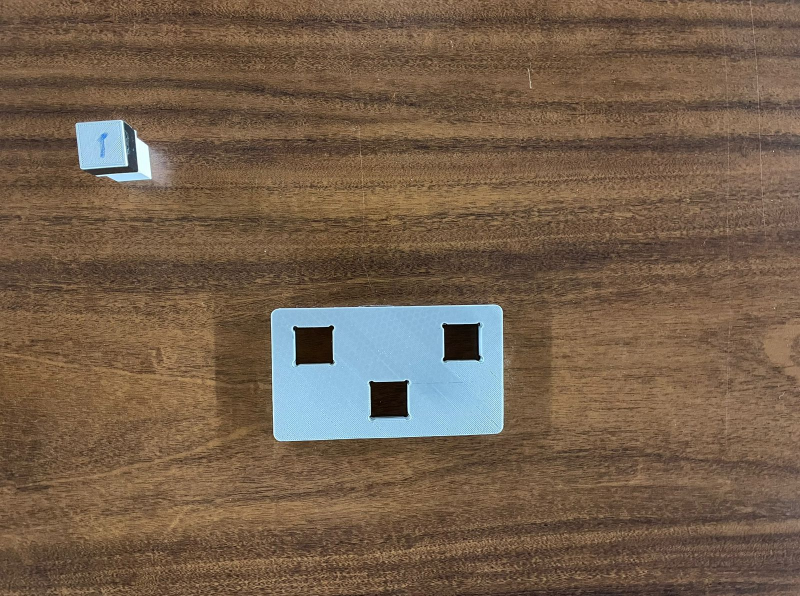
#> input picture Localização de Objetos/Exemplo/bancada1.png, 1600 x 1192 px, found by its file name (shown at 1/2 size)
$ python image-position.py
#> lines starting #> are read from the running program, lines starting #| are printed output that depends on the picture; after the words box and inside, x2 and y2 are one past the last pixel; in counts of white or black regions, pixels touching at a corner belong together
import numpy as np
import cv2

path = 'Localização de Objetos/Exemplo/bancada1.png'

def getElements(image):
    imgHSV = cv2.cvtColor(image, cv2.COLOR_BGR2HSV)
    lower = np.array([32, 0, 0])
    upper = np.array([145, 255, 255])
    mask = cv2.inRange(imgHSV, lower, upper)
    imgResult = cv2.bitwise_and(image, image, mask=mask)
    return imgResult

def showImages(images):
    for image in images:
        cv2.imshow('Image', image)
        cv2.waitKey(0)
        cv2.destroyAllWindows()

def getPosition(image):
    img = image.copy()
    im_bw = cv2.cvtColor(image, cv2.COLOR_RGB2GRAY)
    #blur = cv2.GaussianBlur(im_bw, (5,5), 0)
    #im_bw = cv2.Canny(blur, 10, 90)
    contours, hierarchy = cv2.findContours(im_bw, cv2.RETR_TREE, cv2.CHAIN_APPROX_SIMPLE)
    centers = []
    for c in contours:
        M = cv2.moments(c)
        if M['m00'] != 0:
            cx = int(M['m10']/M['m00'])
            cy = int(M['m01']/M['m00'])
            #if cx < 200 and cy < 200:
            cv2.drawContours(img, [c], -1, (0,255,0), 3)
            cv2.circle(img, (cx, cy), 5, (0,0,255), -1)
            cv2.putText(img, f"{cx, cy}", (cx - 20, cy - 20), cv2.FONT_HERSHEY_SIMPLEX, 0.5, (0,0,255), 2)
            centers.append((cx, cy))
    return img, centers

img = cv2.imread(path)
#> img is the input picture: shape (1192, 1600, 3); mean B, G, R 75.4, 95.3, 116.4
img = cv2.resize(img, (1200, 2000))
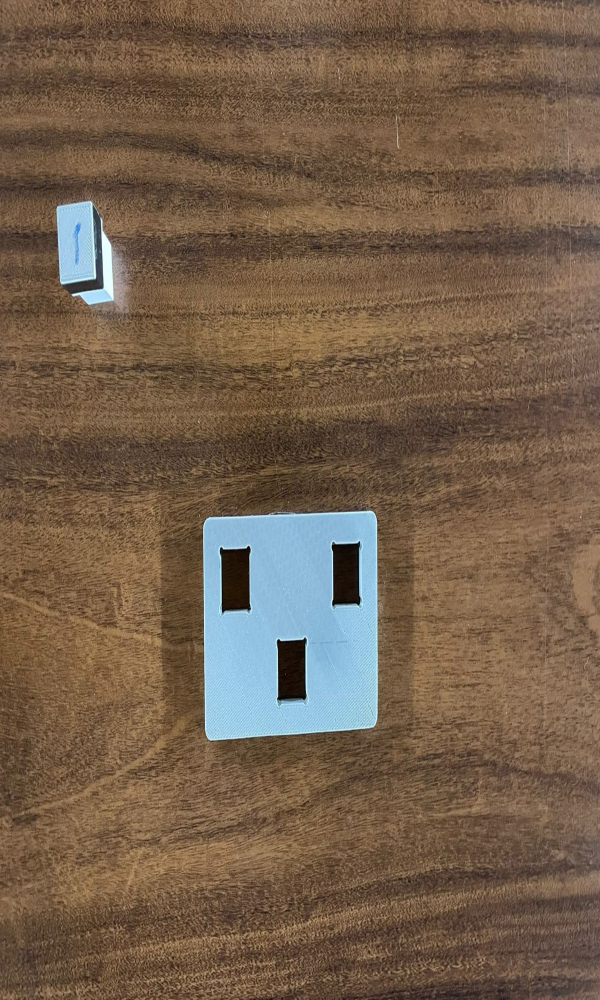
#> img: shape (2000, 1200, 3) (shown at 1/2 size); mean B, G, R 75.3, 95.2, 116.2
maskedImage = getElements(img)
#> in getElements, `imgHSV = cv2.cvtColor(image, cv2.COLOR_BGR2HSV)`: imgHSV: shape (2000, 1200, 3); mean H, S, V 19.7, 109.3, 120.8
#> in getElements, `mask = cv2.inRange(imgHSV, lower, upper)`:
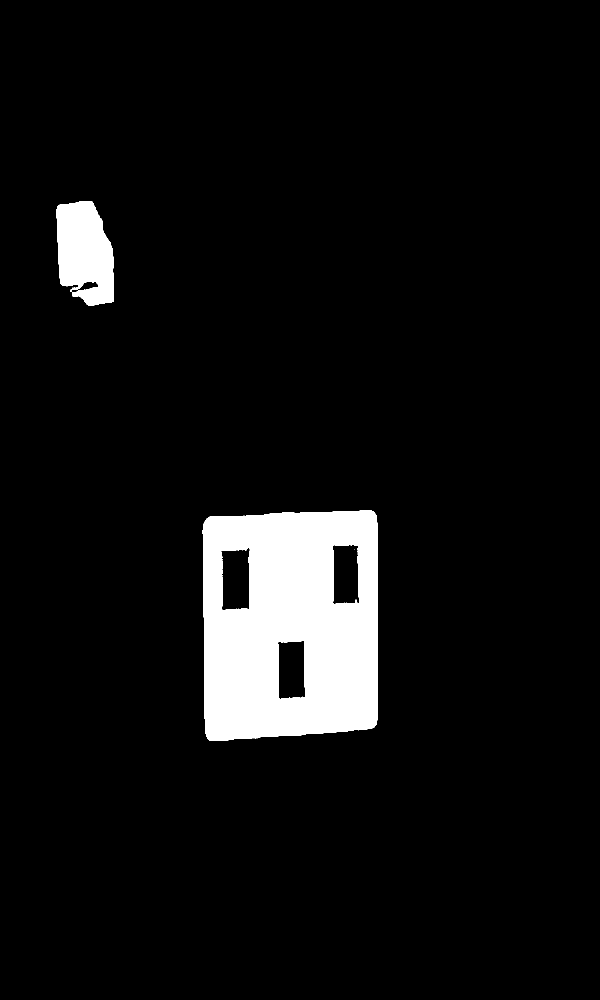
#> mask: shape (2000, 1200) (shown at 1/2 size); 6.5% white; 3 white regions (1 under 20 px)
#> in getElements, `imgResult = cv2.bitwise_and(image, image, mask=mask)`:
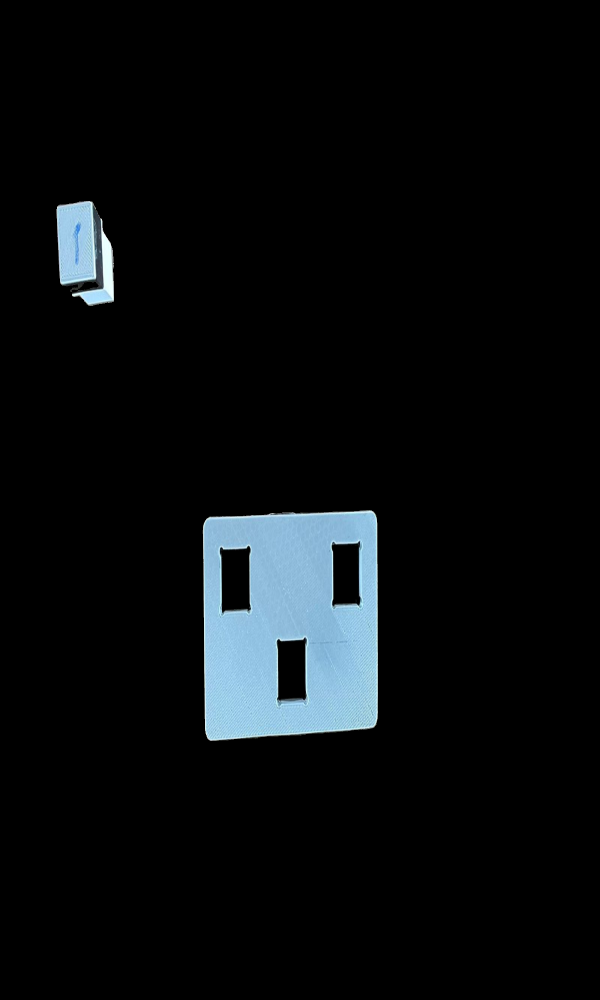
#> imgResult: shape (2000, 1200, 3) (shown at 1/2 size); mean B, G, R 14.1, 12.4, 9.6
contoursImage, centers = getPosition(maskedImage)
#> in getPosition, `im_bw = cv2.cvtColor(image, cv2.COLOR_RGB2GRAY)`:
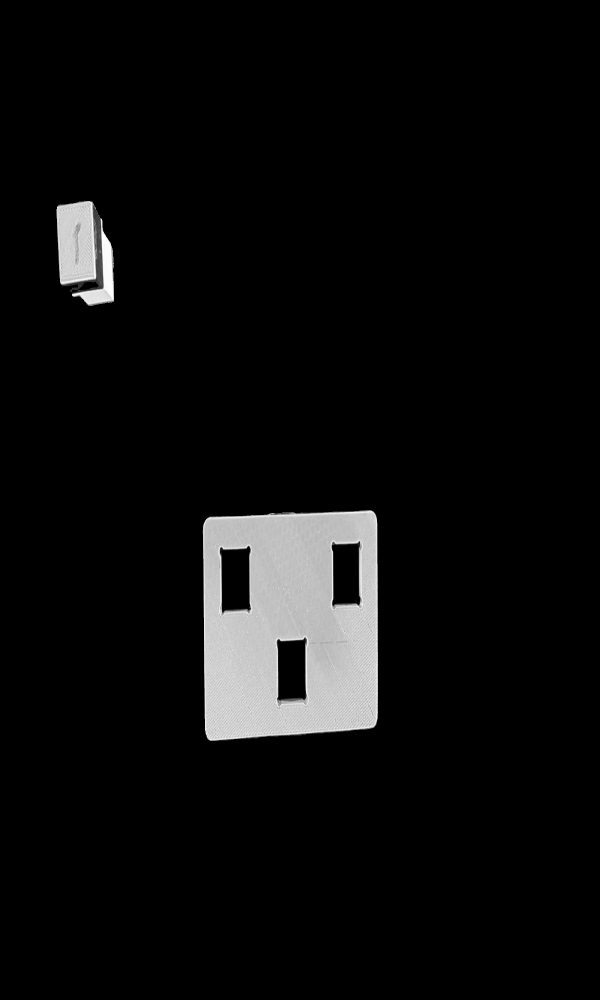
#> im_bw: shape (2000, 1200) (shown at 1/2 size); min 0, max 254, mean 12.6
#> in getPosition, `contours, hierarchy = cv2.findContours(im_bw, cv2.RETR_TREE, cv2.CHAIN..`: contours = 7 contours, 1 with area under 20; largest, box (x1, y1, x2, y2) and area: (405, 1020, 756, 1482) 153474, (113, 402, 228, 612) 18762, (441, 1095, 501, 1222) 6467, (555, 1281, 612, 1399) 5948, (665, 1089, 719, 1209) 5704, (155, 563, 198, 581) 458
#> the loop in getPosition, `for c in contours:` made 7 passes
#> (cx, cy) on passes 1, 2, 3, 4, 6, 7: (580, 1247), (582, 1339), (470, 1158), (691, 1148), (169, 506), (176, 571)
#> c on pass 5: [[708, 1098]]
#> after the loop in getPosition, `for c in contours:`:
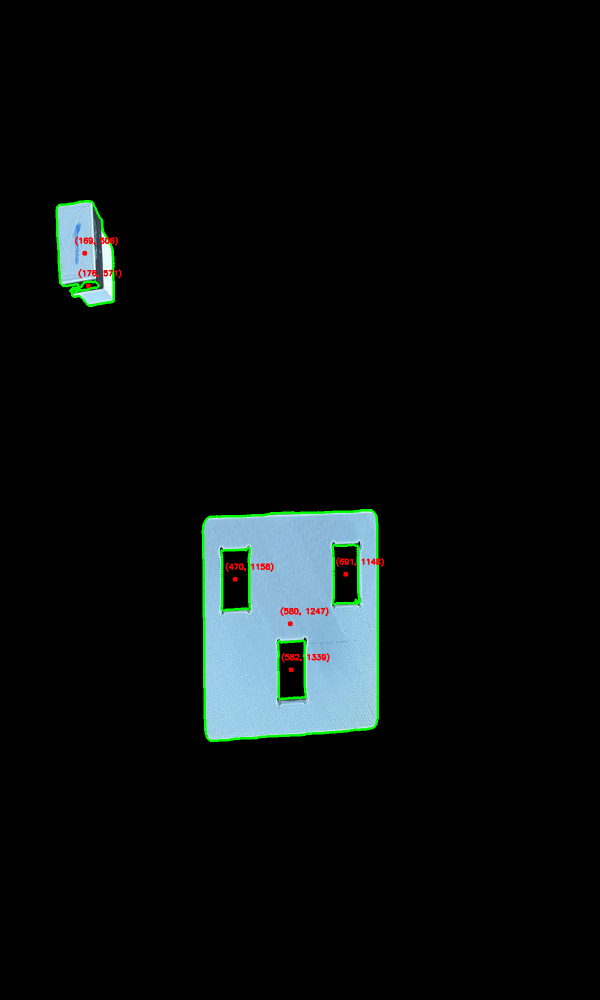
#> img: shape (2000, 1200, 3) (shown at 1/2 size); 0.85% of pixels changed, all inside (x1, y1, x2, y2) = (111, 400, 768, 1484)
#> after the loop in getPosition, `for c in contours:`: centers = [(580, 1247), (582, 1339), (470, 1158), (691, 1148), (169, 506), (176, 571)]
centers.pop(-1)
print(centers)
#| [(580, 1247), (582, 1339), (470, 1158), (691, 1148), (169, 506)]
showImages([img, maskedImage, contoursImage])
#> the loop in showImages, `for image in images:` made 3 passes

$ run again, with Localização de Objetos/Exemplo/bancada2.png copied over Localização de Objetos/Exemplo/bancada1.png
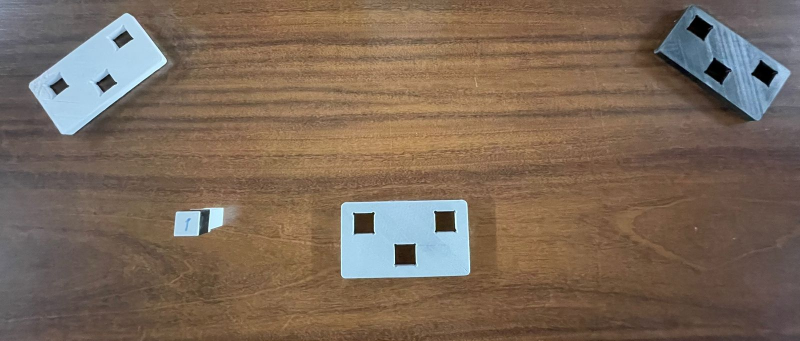
#> input picture Localização de Objetos/Exemplo/bancada2.png, 1600 x 682 px, found by its file name (shown at 1/2 size)
#> img is the input picture: shape (682, 1600, 3); mean B, G, R 88.2, 104.2, 123.2
#> imgHSV: shape (2000, 1200, 3); mean H, S, V 31.4, 90, 128.4
#> in getElements, `mask = cv2.inRange(imgHSV, lower, upper)`:
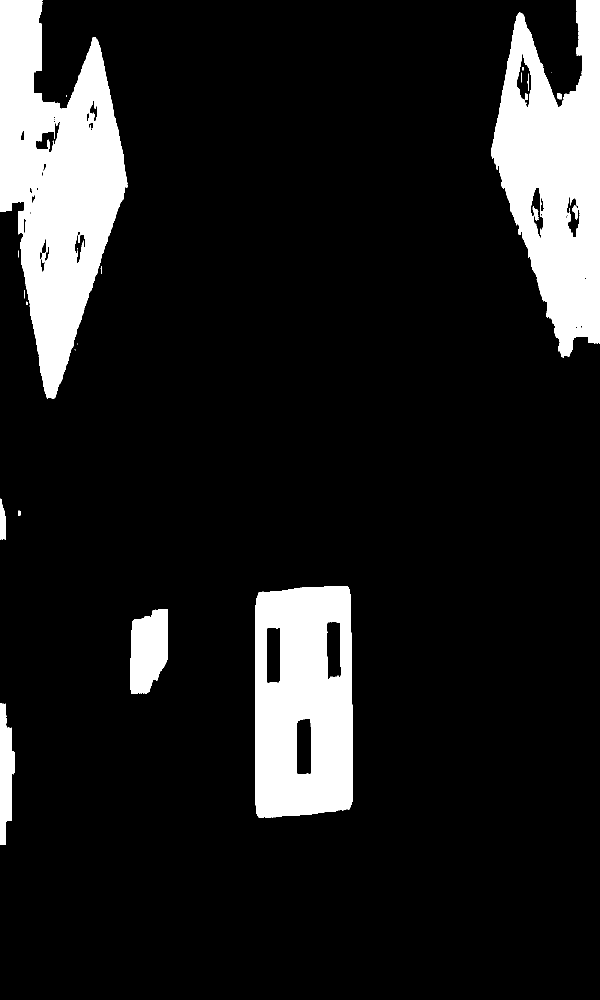
#> mask: shape (2000, 1200) (shown at 1/2 size); 12.6% white; 30 white regions (15 under 20 px)
#> contours = 217 contours, 184 with area under 20; largest, box (x1, y1, x2, y2) and area: (0, 0, 255, 797) 115364, (982, 0, 1200, 715) 97170, (511, 1172, 706, 1635) 86310, (260, 1218, 336, 1388) 10070, (0, 1407, 29, 1690) 5539
#> the loop in getPosition, `for c in contours:` made 217 passes
#> (c, cx, cy) on passes 2 to 8: ([[13, 1639], [14, 1638], [15, 1639], [14, 1640]], 14, 1639), ([[17, 1638], [18, 1637], [19, 1638], [18, 1639]], 18, 1638), ([[14, 1637], [15, 1636], [16, 1637], [15, 1638]], 15, 1637), ([[20, 1631], [21, 1630], [22, 1631], [21, 1632]], 21, 1631), ([[16, 1631], [17, 1630], [18, 1631], [17, 1632]], 17, 1631), ([[17, 1628], [18, 1627], [19, 1628], [18, 1629]], 18, 1628), ([[16, 1625], [17, 1624], [18, 1625], [17, 1626]], 17, 1625)
#> after the loop in getPosition, `for c in contours:`:
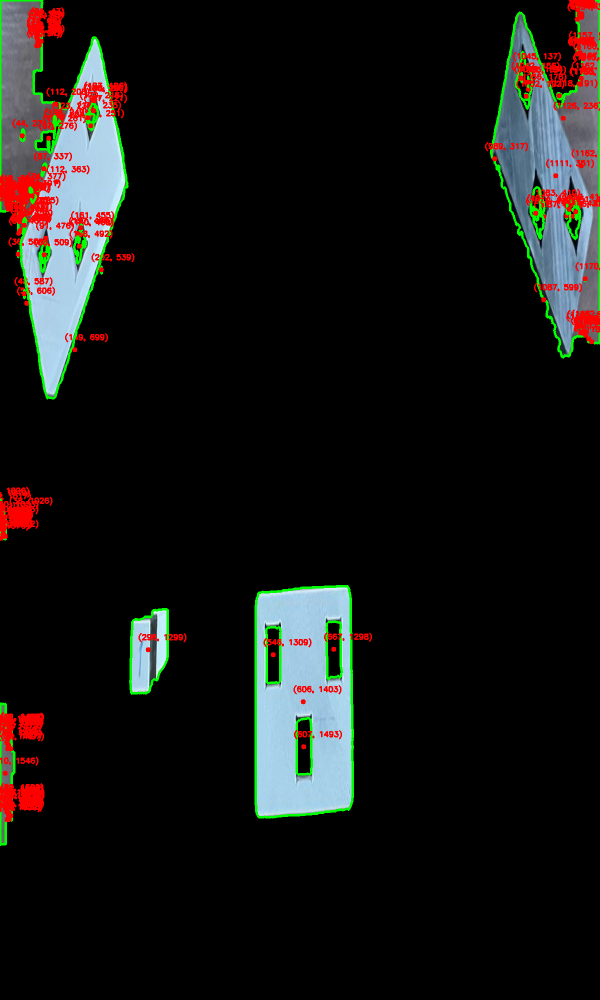
#> img: shape (2000, 1200, 3) (shown at 1/2 size); mean B, G, R 19, 20.9, 20.7
#> after the loop in getPosition, `for c in contours:`: centers = 206 pairs, first value 1 to 1183, second value 4 to 1639
#> (printed output is left out)
#> the loop in showImages, `for image in images:` made 3 passes
